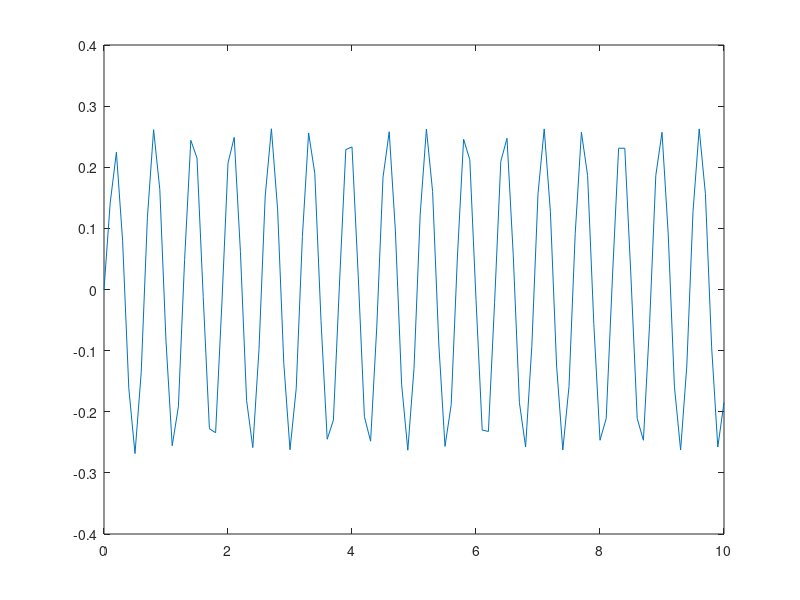

Write MATLAB code to recreate this figure.
%% Funcion de transferencia:

% G1 = ft(num,den)
G1 = tf([1,1,1],[4,3,1,10,-1])
% G2 = zpk([zero,pole,gain])
G2 = zpk([-10,-3],[-8,-9,-15],2)
% G3 = tf('s')
s = tf('s')
G3 = (s^2+1)/(s^5+8*s^3+10*s^2+2)
% G4 = zpk('s')
s = zpk('s')
G4 = (s^2+1)/(s^5+8*s^3+10*s^2+2)

%% Caracteristicas:

% Polos y ceros:
P2 = pole(G2)
Z2 = zero(G2)
% Mapa de polos y ceros:
pzmap(G4)
[P4,Z4] = pzmap(G4)

%% Respuestas del sistema:

% Delta de dirac:
impulse(G3)
Y3_impulse = impulse(G3)
% Escalon unitario:
step(G2)
Y2_step = step(G2)
% Entradas definidas por el usuario -- Ejemplo: u = 3sin(10t)
t = 0:0.1:10;
u = 3*sin(10*t);
[y,t] = lsim (G2,u,t);
plot(t,y)

%% Algebra de bloques:

% Retroalimentaci?n:
% Para: Gt = feedback(G1,G2), Gt = G1/(1-G1*G2) 
% ? feedback(G1,G2,+1) para retroalimentacion positiva
Gt = feedback(G1,G2);
% Probar series y parallel